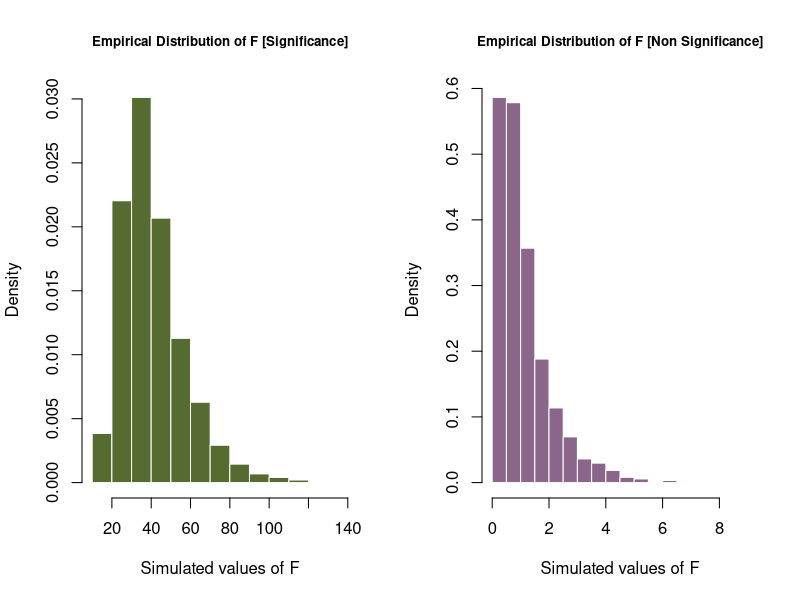
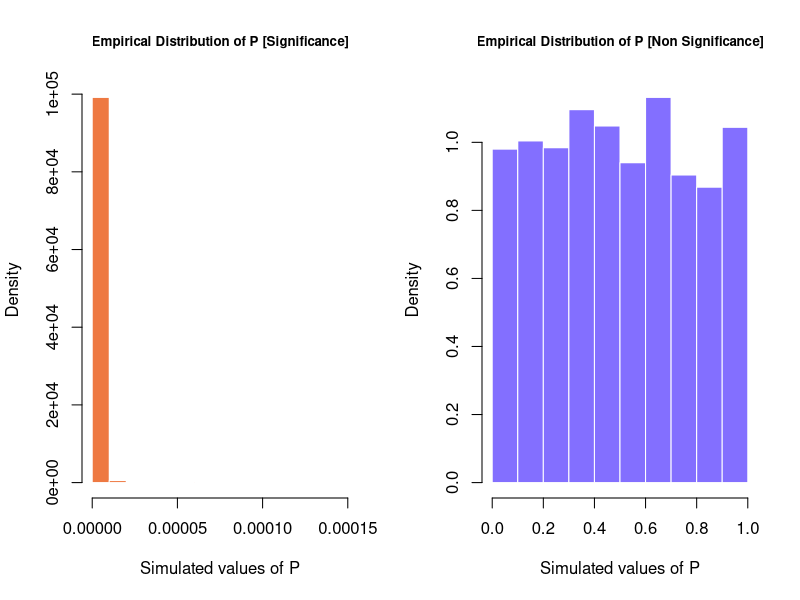
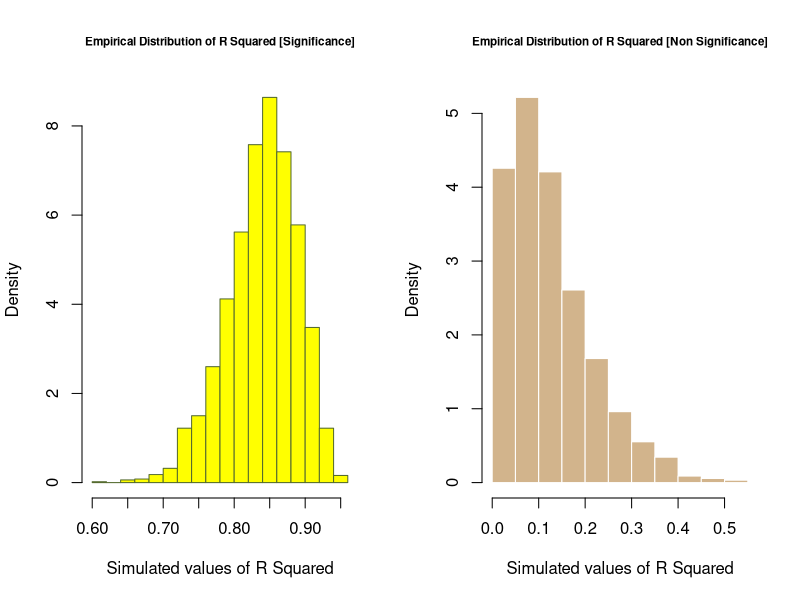
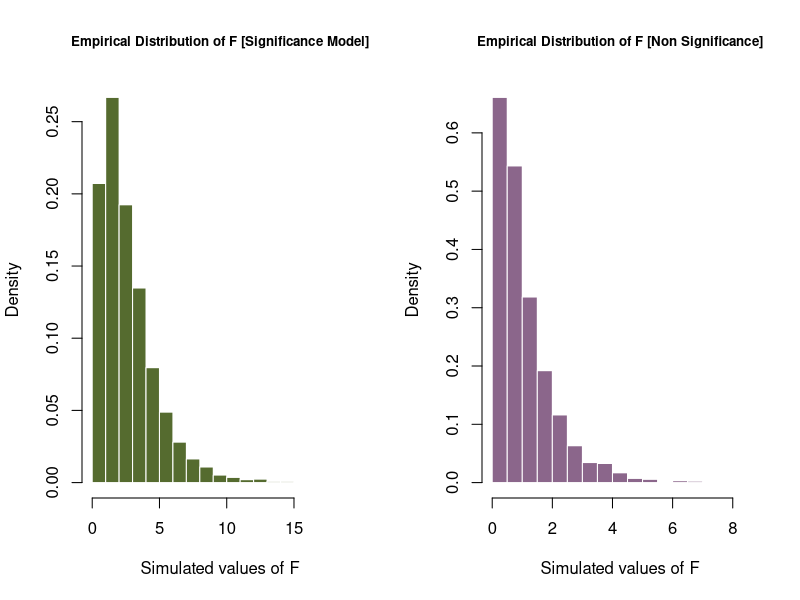
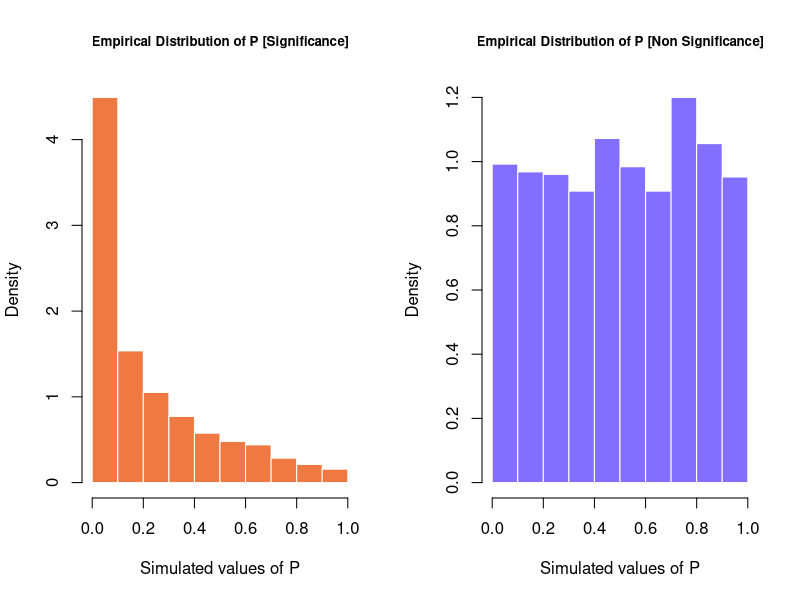
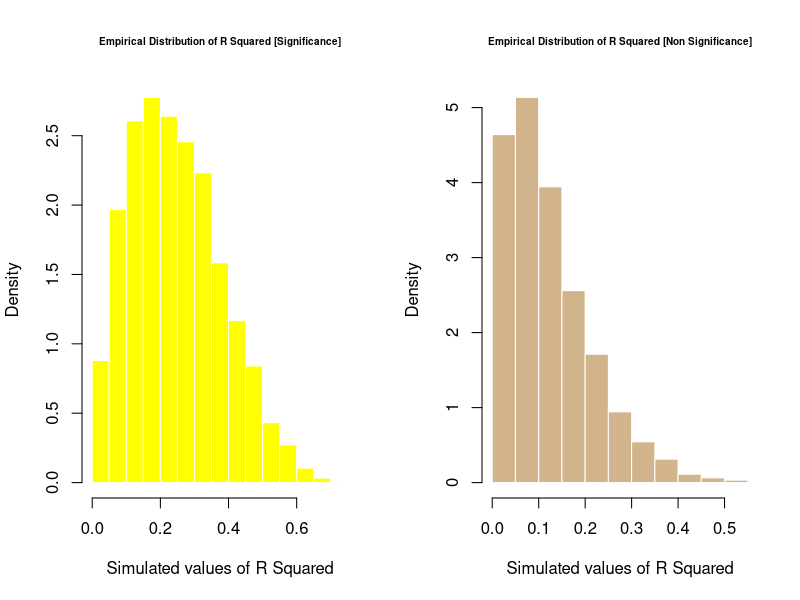
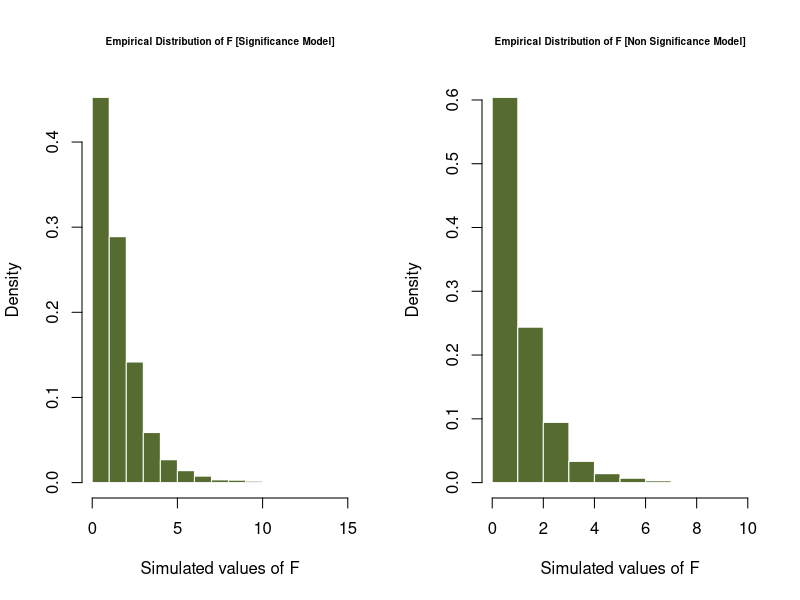
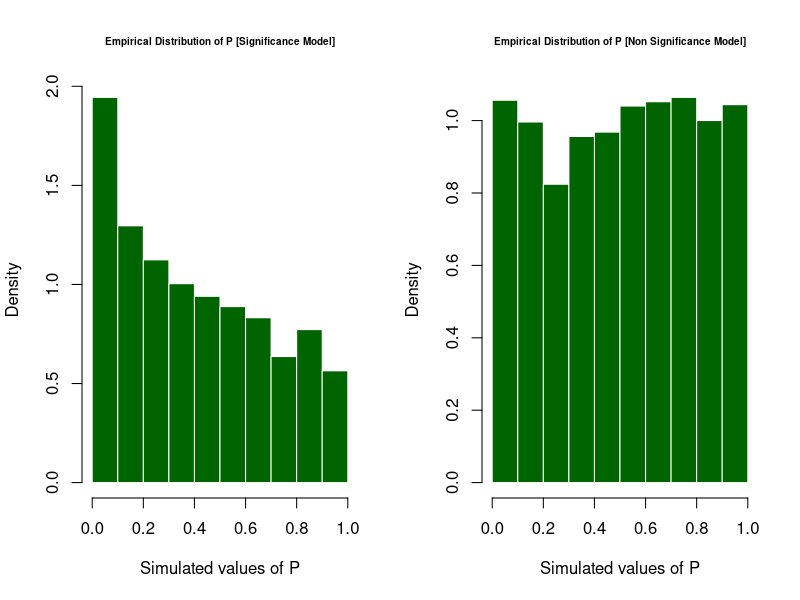

The R script that drew these images, in order: (Note: a time limit stopped this script after it produced the figures.)
## ---- chunk 1
birthday = 19770411
set.seed(birthday)

#Variable declaration
n = 25
sigma = c(1,5,10)
no_loop = 2500

#function to generate samples for both significance and non-significance model
mlr_sim = function(n_in,sd=1,signifincance_ind=1){
  exer_data = read.csv("study_1.csv")
  
  epsilon = rnorm(n_in,mean = 0,sd = sd)
  if (signifincance_ind){
    beta_0 = 3
    beta_1 = 1
    beta_2 = 1
    beta_3 = 1 
    exer_data[,1] = beta_0 + beta_1 * exer_data[,2] + beta_2 * exer_data[,3] + beta_3 * exer_data[,4] + epsilon
  }
  else {
    beta_0 = 3
    beta_1 = 0
    beta_2 = 0
    beta_3 = 0 
    exer_data[,1] = beta_0 + beta_1 * exer_data[,2] + beta_2 * exer_data[,3] + beta_3 * exer_data[,4] + epsilon
  }
  exer_data
}
## ---- chunk 2
birthday = 19770411
set.seed(birthday)

# Below code is to simulate the Significance Model 
model_significance = cbind(sigma_1_F=rep(0,no_loop),sigma_1_P=rep(0,no_loop),sigma_1_R_SQUARED=rep(0,no_loop),
                           sigma_5_F=rep(0,no_loop),sigma_5_P=rep(0,no_loop),sigma_5_R_SQUARED=rep(0,no_loop),
                           sigma_10_F=rep(0,no_loop),sigma_10_P=rep(0,no_loop),sigma_10_R_SQUARED=rep(0,no_loop))
extra_counter = 0

#Loop against each sigma to generate the anova for each simulation and populate the model_nsignificance
for(s in 1:length(sigma)){
  #print(paste("Sigma:",sigma[s]," extra_counter",extra_counter))
  for (i in 1:no_loop){
     mlr_data = mlr_sim(n,sigma[s],signifincance_ind = 1)
     null_model = lm(y~1,data = mlr_data)
     full_model = lm(y~x1+x2+x3,data = mlr_data)
     model_significance[i,s+extra_counter] = anova(null_model,full_model)$F[2]
     model_significance[i,s+extra_counter+1] = anova(null_model,full_model)$'Pr(>F)'[2]
     model_significance[i,s+extra_counter+2] = summary(full_model)$r.squared
  }
  extra_counter = extra_counter + 2
}
# Below code is to simulate the Non Significance Model 
model_nonsignificance = cbind(sigma_1_F=rep(0,no_loop),sigma_1_P=rep(0,no_loop),sigma_1_R_SQUARED=rep(0,no_loop),
                           sigma_5_F=rep(0,no_loop),sigma_5_P=rep(0,no_loop),sigma_5_R_SQUARED=rep(0,no_loop),
                           sigma_10_F=rep(0,no_loop),sigma_10_P=rep(0,no_loop),sigma_10_R_SQUARED=rep(0,no_loop))
extra_counter = 0
#Loop against each sigma to generate the anova for each simulation and populate the model_nonsignificance
for(s in 1:length(sigma)){
  print(paste("Sigma:",sigma[s]," extra_counter",extra_counter))
  for (i in 1:no_loop){
     mlr_data = mlr_sim(n,sigma[s],signifincance_ind = 0)
     null_model = lm(y~1,data = mlr_data)
     full_model = lm(y~x1+x2+x3,data = mlr_data)
     model_nonsignificance[i,s+extra_counter] = anova(null_model,full_model)$F[2]
     model_nonsignificance[i,s+extra_counter+1] = anova(null_model,full_model)$'Pr(>F)'[2]
     model_nonsignificance[i,s+extra_counter+2] = summary(full_model)$r.squared
  }
  extra_counter = extra_counter + 2
}
## ---- chunk 3
par(mfrow=c(1, 2))

hist(model_significance[,1],
     main = "Empirical Distribution of F [Significance]",
     cex.main = 0.8,
     xlab = "Simulated values of F",
     col = "darkolivegreen",
     border = "white",
     probability = TRUE
     )

hist(model_nonsignificance[,1],
     main = "Empirical Distribution of F [Non Significance]",
     cex.main = 0.8,     
     xlab = "Simulated values of F",
     col = "plum4",
     border = "white",
     probability = TRUE
     )
## ---- chunk 4
par(mfrow=c(1, 2))

hist(model_significance[,2],
     main = "Empirical Distribution of P [Significance]",
     cex.main = 0.8,     
     xlab = "Simulated values of P",
     col = "sienna2",
     border = "white",
     probability = TRUE
     )

hist(model_nonsignificance[,2],
     main = "Empirical Distribution of P [Non Significance]",
     cex.main = 0.8,     
     xlab = "Simulated values of P",
     col = "slateblue1",
     border = "white",
     probability = TRUE
     )
## ---- chunk 5
par(mfrow=c(1, 2))

hist(model_significance[,3],
     main = "Empirical Distribution of R Squared [Significance]",
     cex.main = 0.7,     
     xlab = "Simulated values of R Squared",
     col = "yellow",
     border = "darkolivegreen",
     probability = TRUE
     )

hist(model_nonsignificance[,3],
     main = "Empirical Distribution of R Squared [Non Significance]",
     cex.main = 0.7,     
     xlab = "Simulated values of R Squared",
     col = "tan",
     border = "white",
     probability = TRUE
     )
## ---- chunk 6
par(mfrow=c(1, 2))

hist(model_significance[,4],
     main = "Empirical Distribution of F [Significance Model]",
     cex.main = 0.8,
     xlab = "Simulated values of F",
     col = "darkolivegreen",
     border = "white",
     probability = TRUE
     )

hist(model_nonsignificance[,4],
     main = "Empirical Distribution of F [Non Significance]",
     cex.main = 0.8,
     xlab = "Simulated values of F",
     col = "plum4",
     border = "white",
     probability = TRUE
     )
## ---- chunk 7
par(mfrow=c(1, 2))

hist(model_significance[,5],
     main = "Empirical Distribution of P [Significance]",
     cex.main = 0.8,
     xlab = "Simulated values of P",
     col = "sienna2",
     border = "white",
     probability = TRUE
     )

hist(model_nonsignificance[,5],
     main = "Empirical Distribution of P [Non Significance]",
     cex.main = 0.8,
     xlab = "Simulated values of P",
     col = "slateblue1",
     border = "white",
     probability = TRUE
     )
## ---- chunk 8
par(mfrow=c(1, 2))

hist(model_significance[,6],
     main = "Empirical Distribution of R Squared [Significance]",
     cex.main = 0.6,
     xlab = "Simulated values of R Squared",
     col = "yellow",
     border = "white",
     probability = TRUE
     )

hist(model_nonsignificance[,6],
     main = "Empirical Distribution of R Squared [Non Significance]",
     cex.main = 0.6,     
     xlab = "Simulated values of R Squared",
     col = "tan",
     border = "white",
     probability = TRUE
     )
## ---- chunk 9
par(mfrow=c(1, 2))

hist(model_significance[,7],
     main = "Empirical Distribution of F [Significance Model]",
     cex.main = 0.6,
     xlab = "Simulated values of F",
     col = "darkolivegreen",
     border = "white",
     probability = TRUE     
     )


hist(model_nonsignificance[,7],
     main = "Empirical Distribution of F [Non Significance Model]",
     cex.main = 0.6,
     xlab = "Simulated values of F",
     col = "darkolivegreen",
     border = "white",
     probability = TRUE     
     )
## ---- chunk 10
par(mfrow=c(1, 2))

hist(model_significance[,8],
     main = "Empirical Distribution of P [Significance Model]",
     cex.main = 0.6,
     xlab = "Simulated values of P",
     col = "darkgreen",
     border = "white",
     probability = TRUE     
     )

hist(model_nonsignificance[,8],
     main = "Empirical Distribution of P [Non Significance Model]",
     cex.main = 0.6,
     xlab = "Simulated values of P",
     col = "darkgreen",
     border = "white",
     probability = TRUE
     )
## ---- chunk 11
par(mfrow=c(1, 2))

hist(model_significance[,9],
     main = "Empirical Distribution of R Squared [Significance Model]",
     cex.main = 0.6,
     xlab = "Simulated values of R Squared",
     col = "darkcyan",
     border = "white",
     probability = TRUE     
     )

hist(model_nonsignificance[,9],
     main = "Empirical Distribution of R Squared [Non Significance Model]",
     cex.main = 0.6,
     xlab = "Simulated values of R Squared",
     col = "darkcyan",
     border = "white",
     probability = TRUE     
     )
## ---- chunk 12
curve(df(x, df1=3, df2=21),
      xlab = "Probability",
      ylab = "Frequency",
      main = "True Distribution of F Test(F Dstribution)",
      lwd=3,
      col = "darkgreen")
## ---- chunk 13
hist(pnorm(rnorm(25,mean = 3, sd = 1),mean=3,sd=1),
     xlab = "Probability",
     ylab = "Desnity",
     main = "True Distribution of P val (Uniform Distribution)",     
     breaks = 10,
     col = "orange",
     border = "white",
     probability = TRUE)
## ---- chunk 14
curve(dbeta(x, (4-1)/2, (25-4)/2),
      xlab = "Probability",
      ylab = "Frequency",
      main = "True Distribution of R Squared (Beta distribution)",      
      lwd = 3,
      col = "palevioletred4")
## ---- chunk 15
hist(model_nonsignificance[,1],
     main = "Empirical Distribution of F (Sigma = 1) [Non Significance Model]",
     cex.main = 0.6,
     xlab = "Simulated values of F",
     col = "darkolivegreen1",
     border = "white",
     probability = TRUE
     )
curve(df(x, df1=3, df2=21),
      lwd=3,
      col = "darkgreen",
      add = TRUE)
## ---- chunk 16
par(mfrow=c(1, 2))

hist(model_nonsignificance[,2],
     main = "Empirical Distribution of P [Non Significance Model]",
     cex.main = 0.8,
     breaks = 10,     
     xlab = "Simulated values of P",
     col = "deepskyblue1",
     border = "white",
     probability = TRUE
     )

hist(pnorm(rnorm(25,mean = 3, sd = 1),mean=3,sd=1),
     xlab = "Probability",
     ylab = "Density",
     main = "True Distribution of P val (Uniform Distribution)",     
     cex.main = 0.8,
     breaks = 10,
     col = "orange",
     border = "white",
     probability = TRUE)
## ---- chunk 17
hist(model_nonsignificance[,3],
     main = "Empirical Distribution of R Squared (Sigma = 1) [Non Significance Model]",
     cex.main = 0.8,
     xlab = "Simulated values of R Squared",
     col = "palevioletred1",
     border = "white",
     probability = TRUE
     )
curve(dbeta(x, (4-1)/2, (25-4)/2),
      lwd = 3,
      col = "palevioletred4",
      add = TRUE)
## ---- chunk 18
plot(model_significance[,3],col="dodgerblue",ylim=c(0,1),lty=1,xlab="R Squared Simulation Index",ylab="R Squared Value",main = "R Squared ~ Sigma")
points(model_significance[,6],col="green",lty=2)
points(model_significance[,9],col="red",lty=3)
legend("topright",legend=c("sigma=1","sigma=5","sigma=10"),col=c("dodgerblue","green","red"),lty=c(1,2,3))
## ---- chunk 19
birthday = 19770411
set.seed(birthday)

#Declaration
beta_0 = 0
beta_1 = 5
beta_2 = -4
beta_3 = 1.6
beta_4 = -1.1
beta_5 = 0.7
beta_6 = 0.3
n = 500
no_loop = 1000
sigma = c(1,2,4)
sig_data = read.csv("study_2.csv")

#Function to generate the sample data
mlr_sim = function(data,sd=1){
  epsilon = rnorm(n,mean = 0,sd = sd)
  data[,1] = beta_0 + beta_1 * data[,2] + beta_2 * data[,3] + beta_3 * data[,4] + beta_4 * data[,5] + beta_5 * data[,6] + beta_6 * data[,7] + epsilon
  data
}

#Defining the Train Matrix to stored the TRAIN RMSE
train_rmse_model1_mat = cbind(sigma_1=rep(0,no_loop),sigma_2=rep(0,no_loop),sigma_4=rep(0,no_loop))
train_rmse_model2_mat = cbind(sigma_1=rep(0,no_loop),sigma_2=rep(0,no_loop),sigma_4=rep(0,no_loop))
train_rmse_model3_mat = cbind(sigma_1=rep(0,no_loop),sigma_2=rep(0,no_loop),sigma_4=rep(0,no_loop))
train_rmse_model4_mat = cbind(sigma_1=rep(0,no_loop),sigma_2=rep(0,no_loop),sigma_4=rep(0,no_loop))
train_rmse_model5_mat = cbind(sigma_1=rep(0,no_loop),sigma_2=rep(0,no_loop),sigma_4=rep(0,no_loop))
train_rmse_model6_mat = cbind(sigma_1=rep(0,no_loop),sigma_2=rep(0,no_loop),sigma_4=rep(0,no_loop))
train_rmse_model7_mat = cbind(sigma_1=rep(0,no_loop),sigma_2=rep(0,no_loop),sigma_4=rep(0,no_loop))
train_rmse_model8_mat = cbind(sigma_1=rep(0,no_loop),sigma_2=rep(0,no_loop),sigma_4=rep(0,no_loop))
train_rmse_model9_mat = cbind(sigma_1=rep(0,no_loop),sigma_2=rep(0,no_loop),sigma_4=rep(0,no_loop))

#Defining the Test Matrix to stored the TESE RMSE
test_rmse_model1_mat = cbind(sigma_1=rep(0,no_loop),sigma_2=rep(0,no_loop),sigma_4=rep(0,no_loop))
test_rmse_model2_mat = cbind(sigma_1=rep(0,no_loop),sigma_2=rep(0,no_loop),sigma_4=rep(0,no_loop))
test_rmse_model3_mat = cbind(sigma_1=rep(0,no_loop),sigma_2=rep(0,no_loop),sigma_4=rep(0,no_loop))
test_rmse_model4_mat = cbind(sigma_1=rep(0,no_loop),sigma_2=rep(0,no_loop),sigma_4=rep(0,no_loop))
test_rmse_model5_mat = cbind(sigma_1=rep(0,no_loop),sigma_2=rep(0,no_loop),sigma_4=rep(0,no_loop))
test_rmse_model6_mat = cbind(sigma_1=rep(0,no_loop),sigma_2=rep(0,no_loop),sigma_4=rep(0,no_loop))
test_rmse_model7_mat = cbind(sigma_1=rep(0,no_loop),sigma_2=rep(0,no_loop),sigma_4=rep(0,no_loop))
test_rmse_model8_mat = cbind(sigma_1=rep(0,no_loop),sigma_2=rep(0,no_loop),sigma_4=rep(0,no_loop))
test_rmse_model9_mat = cbind(sigma_1=rep(0,no_loop),sigma_2=rep(0,no_loop),sigma_4=rep(0,no_loop))
train_rmse_mat = cbind(sigma_1=rep(0,9),sigma_2=rep(0,9),sigma_4=rep(0,9))
test_rmse_mat = cbind(sigma_1=rep(0,9),sigma_2=rep(0,9),sigma_4=rep(0,9))

#model counter variable to increase the index of the column in the matrix
model1_counter_all_sigma = 0 
model2_counter_all_sigma = 0 
model3_counter_all_sigma = 0 
model4_counter_all_sigma = 0 
model5_counter_all_sigma = 0 
model6_counter_all_sigma = 0 
model7_counter_all_sigma = 0 
model8_counter_all_sigma = 0 
model9_counter_all_sigma = 0 
  
#Looping through the each sigma to simulate for each 9 models
for(s in 1:length(sigma)){
  for(i in 1:no_loop){
    #epsilon = rnorm(n,mean = 0, sd = sigma[s])
    mlr_data=mlr_sim(sig_data,sd=sigma[s])
    
    #Split the Data into Train Data (Random)
    trn_idx = sample(1:nrow(mlr_data), 250)
    n_test = nrow(mlr_data) - length(trn_idx)

    #Model Creation    
    model1 = lm(y~x1,data=mlr_data[trn_idx,])
    model2 = lm(y~x1+x2,data=mlr_data[trn_idx,])
    model3 = lm(y~x1+x2+x3,data=mlr_data[trn_idx,])
    model4 = lm(y~x1+x2+x3+x4,data=mlr_data[trn_idx,])
    model5 = lm(y~x1+x2+x3+x4+x5,data=mlr_data[trn_idx,])
    model6 = lm(y~x1+x2+x3+x4+x5+x6,data=mlr_data[trn_idx,])
    model7 = lm(y~x1+x2+x3+x4+x5+x6+x7,data=mlr_data[trn_idx,])
    model8 = lm(y~x1+x2+x3+x4+x5+x6+x7+x8,data=mlr_data[trn_idx,])
    model9 = lm(y~x1+x2+x3+x4+x5+x6+x7+x8+x9,data=mlr_data[trn_idx,])
    
    #Predict the Test Data for th 9 model
    newdata_model1 = subset(mlr_data[-trn_idx,],select=c("x1"))
    newdata_model2 = subset(mlr_data[-trn_idx,],select=c("x1","x2"))
    newdata_model3 = subset(mlr_data[-trn_idx,],select=c("x1","x2","x3"))
    newdata_model4 = subset(mlr_data[-trn_idx,],select=c("x1","x2","x3","x4"))
    newdata_model5 = subset(mlr_data[-trn_idx,],select=c("x1","x2","x3","x4","x5"))
    newdata_model6 = subset(mlr_data[-trn_idx,],select=c("x1","x2","x3","x4","x5","x6"))
    newdata_model7 = subset(mlr_data[-trn_idx,],select=c("x1","x2","x3","x4","x5","x6","x7"))
    newdata_model8 = subset(mlr_data[-trn_idx,],select=c("x1","x2","x3","x4","x5","x6","x7","x8"))
    newdata_model9 = subset(mlr_data[-trn_idx,],select=c("x1","x2","x3","x4","x5","x6","x7","x8","x9"))    
    
    #Train RMSE
    train_rmse_model1 = sqrt(sum((mlr_data[trn_idx,]$y - predict(model1))^2) / length(trn_idx))
    train_rmse_model2 = sqrt(sum((mlr_data[trn_idx,]$y - predict(model2))^2) / length(trn_idx))
    train_rmse_model3 = sqrt(sum((mlr_data[trn_idx,]$y - predict(model3))^2) / length(trn_idx))
    train_rmse_model4 = sqrt(sum((mlr_data[trn_idx,]$y - predict(model4))^2) / length(trn_idx))
    train_rmse_model5 = sqrt(sum((mlr_data[trn_idx,]$y - predict(model5))^2) / length(trn_idx))
    train_rmse_model6 = sqrt(sum((mlr_data[trn_idx,]$y - predict(model6))^2) / length(trn_idx))
    train_rmse_model7 = sqrt(sum((mlr_data[trn_idx,]$y - predict(model7))^2) / length(trn_idx))
    train_rmse_model8 = sqrt(sum((mlr_data[trn_idx,]$y - predict(model8))^2) / length(trn_idx))
    train_rmse_model9 = sqrt(sum((mlr_data[trn_idx,]$y - predict(model9))^2) / length(trn_idx))
    train_rmse_model1_mat[i,s] = train_rmse_model1
    train_rmse_model2_mat[i,s] = train_rmse_model2
    train_rmse_model3_mat[i,s] = train_rmse_model3
    train_rmse_model4_mat[i,s] = train_rmse_model4
    train_rmse_model5_mat[i,s] = train_rmse_model5
    train_rmse_model6_mat[i,s] = train_rmse_model6
    train_rmse_model7_mat[i,s] = train_rmse_model7
    train_rmse_model8_mat[i,s] = train_rmse_model8
    train_rmse_model9_mat[i,s] = train_rmse_model9    
    
    #Test RMSE    
    test_rmse_model1 = sqrt(sum((mlr_data[-trn_idx,]$y - predict(model1,newdata=newdata_model1))^2) / n_test)
    test_rmse_model2 = sqrt(sum((mlr_data[-trn_idx,]$y - predict(model2,newdata=newdata_model2))^2) / n_test)
    test_rmse_model3 = sqrt(sum((mlr_data[-trn_idx,]$y - predict(model3,newdata=newdata_model3))^2) / n_test)
    test_rmse_model4 = sqrt(sum((mlr_data[-trn_idx,]$y - predict(model4,newdata=newdata_model4))^2) / n_test)
    test_rmse_model5 = sqrt(sum((mlr_data[-trn_idx,]$y - predict(model5,newdata=newdata_model5))^2) / n_test)
    test_rmse_model6 = sqrt(sum((mlr_data[-trn_idx,]$y - predict(model6,newdata=newdata_model6))^2) / n_test)
    test_rmse_model7 = sqrt(sum((mlr_data[-trn_idx,]$y - predict(model7,newdata=newdata_model7))^2) / n_test)
    test_rmse_model8 = sqrt(sum((mlr_data[-trn_idx,]$y - predict(model8,newdata=newdata_model8))^2) / n_test)
    test_rmse_model9 = sqrt(sum((mlr_data[-trn_idx,]$y - predict(model9,newdata=newdata_model9))^2) / n_test)
    test_rmse_model1_mat[i,s] = test_rmse_model1
    test_rmse_model2_mat[i,s] = test_rmse_model2
    test_rmse_model3_mat[i,s] = test_rmse_model3
    test_rmse_model4_mat[i,s] = test_rmse_model4
    test_rmse_model5_mat[i,s] = test_rmse_model5
    test_rmse_model6_mat[i,s] = test_rmse_model6
    test_rmse_model7_mat[i,s] = test_rmse_model7
    test_rmse_model8_mat[i,s] = test_rmse_model8
    test_rmse_model9_mat[i,s] = test_rmse_model9

    #Increase the Model Counter
    model1_counter_all_sigma = model1_counter_all_sigma + 1
    model2_counter_all_sigma = model2_counter_all_sigma + 1
    model3_counter_all_sigma = model3_counter_all_sigma + 1 
    model4_counter_all_sigma = model4_counter_all_sigma + 1 
    model5_counter_all_sigma = model5_counter_all_sigma + 1
    model6_counter_all_sigma = model6_counter_all_sigma + 1 
    model7_counter_all_sigma = model7_counter_all_sigma + 1
    model8_counter_all_sigma = model8_counter_all_sigma + 1
    model9_counter_all_sigma = model9_counter_all_sigma + 1
  }
}

#Print the message of Number of times the each model (1/2/3/4/5/6/7/8/9) is being trained for each value of sigma
print (paste("Number of times the model : 1 trained for alpha:",sigma[s]," is: ",model1_counter_all_sigma))
print (paste("Number of times the model : 2 trained for alpha:",sigma[s]," is: ",model2_counter_all_sigma))
print (paste("Number of times the model : 3 trained for alpha:",sigma[s]," is: ",model3_counter_all_sigma))
print (paste("Number of times the model : 4 trained for alpha:",sigma[s]," is: ",model4_counter_all_sigma))
print (paste("Number of times the model : 5 trained for alpha:",sigma[s]," is: ",model5_counter_all_sigma))
print (paste("Number of times the model : 6 trained for alpha:",sigma[s]," is: ",model6_counter_all_sigma))  
print (paste("Number of times the model : 7 trained for alpha:",sigma[s]," is: ",model7_counter_all_sigma))  
print (paste("Number of times the model : 8 trained for alpha:",sigma[s]," is: ",model8_counter_all_sigma))  
print (paste("Number of times the model : 9 trained for alpha:",sigma[s]," is: ",model9_counter_all_sigma))  
  
#Average out the Train RMSE / Test RMSE for each value of sigma
for(s in 1:length(sigma)){
  train_rmse_mat[1,s] = mean(train_rmse_model1_mat[,s])
  train_rmse_mat[2,s] = mean(train_rmse_model2_mat[,s])
  train_rmse_mat[3,s] = mean(train_rmse_model3_mat[,s])
  train_rmse_mat[4,s] = mean(train_rmse_model4_mat[,s])
  train_rmse_mat[5,s] = mean(train_rmse_model5_mat[,s])
  train_rmse_mat[6,s] = mean(train_rmse_model6_mat[,s])
  train_rmse_mat[7,s] = mean(train_rmse_model7_mat[,s])
  train_rmse_mat[8,s] = mean(train_rmse_model8_mat[,s])
  train_rmse_mat[9,s] = mean(train_rmse_model9_mat[,s])  
  
  test_rmse_mat[1,s] = mean(test_rmse_model1_mat[,s])
  test_rmse_mat[2,s] = mean(test_rmse_model2_mat[,s])
  test_rmse_mat[3,s] = mean(test_rmse_model3_mat[,s])
  test_rmse_mat[4,s] = mean(test_rmse_model4_mat[,s])
  test_rmse_mat[5,s] = mean(test_rmse_model5_mat[,s])
  test_rmse_mat[6,s] = mean(test_rmse_model6_mat[,s])
  test_rmse_mat[7,s] = mean(test_rmse_model7_mat[,s])
  test_rmse_mat[8,s] = mean(test_rmse_model8_mat[,s])
  test_rmse_mat[9,s] = mean(test_rmse_model9_mat[,s])
}
## ---- chunk 20
plot(seq(1,9), train_rmse_mat[,1], type="o", col="blue", pch="o", lty=1,main="Train, Test MSE for Sigma = 1",xlab = "MODEL SIZE",ylab = "RMSE")
points(seq(1,9), test_rmse_mat[,1], col="red", pch=8)
lines(seq(1,9), test_rmse_mat[,1], col="red",lty=2)
legend("topright",legend=c("train rmse","test rmse"), col=c("blue","red"),pch=c("o","*"),lty=c(1,2), ncol=1)
## ---- chunk 21
plot(seq(1,9), train_rmse_mat[,2], type="o", col="blue", pch="o", lty=1,main="Train, Test MSE for Sigma = 2",xlab = "MODEL SIZE",ylab = "RMSE")
points(seq(1,9), test_rmse_mat[,2], col="red", pch=8)
lines(seq(1,9), test_rmse_mat[,2], col="red",lty=2)
legend("topright",legend=c("train rmse","test rmse"), col=c("blue","red"),pch=c("o","*"),lty=c(1,2), ncol=1)
## ---- chunk 22
plot(seq(1,9), train_rmse_mat[,3], type="o", col="blue", pch="o", lty=1,main="Train, Test MSE for Sigma = 4",xlab = "MODEL SIZE",ylab = "RMSE")
points(seq(1,9), test_rmse_mat[,3], col="red", pch=8)
lines(seq(1,9), test_rmse_mat[,3], col="red",lty=2)
legend("topright",legend=c("train rmse","test rmse"), col=c("blue","red"),pch=c("o","*"),lty=c(1,2), ncol=1)
## ---- chunk 23
plot(test_rmse_model1_mat[,1],col="dodgerblue",ylim=(c(0.8,3)),pch=1,lty=1,xlab = "Index", ylab = "RMSE")
points(test_rmse_model2_mat[,1], col="orangered",ylim=(c(0.8,3)),pch=1,lty=2)
points(test_rmse_model3_mat[,1], col="blue4",ylim=(c(0.8,3)),pch=1,lty=3)
points(test_rmse_model4_mat[,1], col="limegreen",ylim=(c(0.8,3)),pch=1,lty=3)
points(test_rmse_model5_mat[,1], col="orange",ylim=(c(0.8,3)),pch=1,lty=4)
points(test_rmse_model6_mat[,1], col="darkorchid",ylim=(c(0.8,3)),pch=6,lty=5)
points(test_rmse_model7_mat[,1], col="violetred",ylim=(c(0.8,3)),pch=1,lty=6)
points(test_rmse_model8_mat[,1], col="tan3",ylim=(c(0.8,3)),pch=1,lty=7)
points(test_rmse_model9_mat[,1], col="deeppink",ylim=(c(0.8,3)),pch=1,lty=8)
legend("topright",legend=c("Model1","Model2","Model3","Model4","Model5","Model6","Model7","Model8","Model9"),col=c("dodgerblue","orangered","blue4","limegreen","orange","darkorchid","violetred","tan3","deeppink"),lty=c(1,2,3,4,5,6,7,8,9))
## ---- chunk 24
plot(test_rmse_model3_mat[,1], col="dodgerblue",ylim=(c(0.9,1.3)),pch=1,lty=3,xlab="Indx",ylab="RMSE")
points(test_rmse_model4_mat[,1], col="limegreen",ylim=(c(0.9,1.3)),pch=1,lty=3)
points(test_rmse_model5_mat[,1], col="orange",ylim=(c(0.9,1.3)),pch=1,lty=4)
points(test_rmse_model6_mat[,1], col="darkorchid",ylim=(c(0.9,1.3)),pch=8,lty=5)
points(test_rmse_model7_mat[,1], col="violetred",ylim=(c(0.9,1.3)),pch=1,lty=6)
points(test_rmse_model8_mat[,1], col="tan3",ylim=(c(0.9,1.3)),pch=1,lty=7)
points(test_rmse_model9_mat[,1], col="deeppink",ylim=(c(0.9,1.3)),pch=1,lty=8)
legend("topright",legend=c("Model3","Model4","Model5","Model6","Model7","Model8","Model9"),col=c("blue4","limegreen","orange","darkorchid","violetred","tan3","deeppink"),pch=c(1,1,1,8,1,1),lty=c(3,4,5,6,7,8,9))
## ---- chunk 25
plot(seq(1,9), test_rmse_mat[,1], type="o", col="chartreuse4", pch=8, lty=1,main="Sigma = 1",xlab = "MODEL SIZE",ylab = "RMSE")
points(6, min(test_rmse_mat[,1]), col="chartreuse4",pch=16,cex=3) #This is to highlight the point where the RMSE is minimum for sigma = 1
## ---- chunk 26
plot(seq(1,9), test_rmse_mat[,2], type="o", col="blue4", pch="*", lty=1,main="Sigma = 2",xlab = "MODEL SIZE",ylab = "RMSE")
points(6, min(test_rmse_mat[,2]), col="blue4",pch=16,cex=3) #This is to highlight the point where the RMSE is minimum for sigma = 2
## ---- chunk 27
plot(seq(1,9), test_rmse_mat[,3], type="o", col="red", pch="*", lty=1,main="Sigma = 4",xlab = "MODEL SIZE",ylab = "RMSE")
points(6, min(test_rmse_mat[,3]), col="red",pch=16,cex=3) #This is to highlight the point where the RMSE is minimum for sigma = 4
## ---- chunk 28
plot(seq(1,9), test_rmse_mat[,3], col="red",lty=1,ylim=c(0.5,5),xlab="MODEL SIZE",ylab="RMSE")
lines(seq(1,9), test_rmse_mat[,3], col="red",lty=1)
points(6, min(test_rmse_mat[,3]), col="red",pch=16,cex=3) #This is to highlight the point where the RMSE is minimum for sigma = 4
points(seq(1,9), test_rmse_mat[,2], col="blue4",lty=2)
lines(seq(1,9), test_rmse_mat[,2], col="blue4",lty=2)
points(6, min(test_rmse_mat[,2]), col="blue4",pch=16,cex=3) #This is to highlight the point where the RMSE is minimum for sigma = 2
points(seq(1,9), test_rmse_mat[,1], col="chartreuse4",lty=3)
lines(seq(1,9), test_rmse_mat[,1], col="chartreuse4",lty=3)
points(6, min(test_rmse_mat[,1]), col="chartreuse4",pch=16,cex=3) #This is to highlight the point where the RMSE is minimum for sigma = 1
legend("topright",legend=c("sigma = 4","sigma = 2","simga = 1"),col=c("red","blue4","chartreuse4"),lty=c(1,2,3))
## ---- chunk 29
birthday = 19770411
set.seed(birthday)

alpha = 0.05
beta_1 = seq(from=-2,to=2,by=0.1)
sigma = c(1,2,4)
n = c(10,20,30)
no_loop = 1000

#simple linear regression(SLR) Function to create sample data
slr_sim = function(n_in,sd=1,beta_1_in=-2){
  x_values = seq(0, 5, length = n_in)
  epsilon = rnorm(n_in,mean = 0,sd = sd)
  y = beta_1_in * x_values + epsilon
  data.frame(predictor = x_values,response=y)
}

#Matrix to store the Power of the simulated models
model_sim = cbind(beta_1_sim_val=rep(0,length(beta_1)),n_10_sigma_1=rep(0,length(beta_1)),n_20_sigma_1=rep(0,length(beta_1)),n_30_sigma_1=rep(0,length(beta_1)),n_10_sigma_2=rep(0,length(beta_1)),n_20_sigma_2=rep(0,length(beta_1)),n_30_sigma_2=rep(0,length(beta_1)),n_10_sigma_4=rep(0,length(beta_1)),n_20_sigma_4=rep(0,length(beta_1)),n_30_sigma_1=rep(0,length(beta_1)))

model_sim[,1] = seq(from=-2,to=2,by=0.1)
extra_counter = 0

#Loop to iterate over Sigma, number of samples, beta_1 values and 1000 simulations to extract and store the Power values
run_counter = 0
for(s in 1:length(sigma)){ #sigma = c(1,2,4)
  for (n_s in 1:length(n)){ #n = c(10,20,30)
    for (b in 1:length(beta_1)){ # beta_1 = seq(from=-2,to=2,by=0.1)
      tot_sum_signifincace_sim = 0
      run_counter = run_counter + 1      
      for(i in 1:no_loop){
        slr_data = slr_sim(n_in = n[n_s], sd = sigma[s], beta_1_in = beta_1[b] )
        model = lm(response~predictor, data = slr_data)
        model_p_val = summary(model)$coefficient[2,4]
        tot_sum_signifincace_sim = tot_sum_signifincace_sim + ifelse(model_p_val<alpha,1,0)
      }
      power_sim_beta = tot_sum_signifincace_sim / no_loop
      model_sim[b,s+n_s+extra_counter] = power_sim_beta    
      print (paste(run_counter," Sigma:",sigma[s]," n:",n[n_s]," beta_1:",beta_1[b]," Signifiance_Sum:",tot_sum_signifincace_sim, " Power:",power_sim_beta))
    }
  }
  extra_counter = extra_counter + 2
}
## ---- chunk 30
#Below code plot the effect of Signal (β1) against the Power for noise of sigma = 1 against all sample size (10,20 and 30)
plot(model_sim[,1],model_sim[,2], type="o", col="dodgerblue", pch=1, lty=1,main="Sigma = 1",xlab = "beta_1",ylab = "Power")
points(model_sim[,1], model_sim[,3], col="red", pch=8,lty=2)
lines(model_sim[,1], model_sim[,3], col="red",lty=2)
points(model_sim[,1], model_sim[,4], col="darkorchid", pch=16,lty=3)
lines(model_sim[,1], model_sim[,4], col="darkorchid",lty=3)
legend("topright",legend=c("n = 10","n = 20"," n = 30"),col=c("dodgerblue","red","darkorchid"),pch=c(1,8,16),lty=c(1,2,3))
## ---- chunk 31
plot(model_sim[,1],model_sim[,5], type="o", col="dodgerblue", pch=1, lty=1,main="Sigma = 2",xlab = "beta_1",ylab = "Power")
points(model_sim[,1], model_sim[,6], col="red", pch=8,lty=2)
lines(model_sim[,1], model_sim[,6], col="red",lty=2)
points(model_sim[,1], model_sim[,7], col="darkorchid", pch=16,lty=3)
lines(model_sim[,1], model_sim[,7], col="darkorchid",lty=3)
legend("topright",legend=c("n = 10","n = 20"," n = 30"),col=c("dodgerblue","red","darkorchid"),pch=c(1,8,16),lty=c(1,2,3))
## ---- chunk 32
plot(model_sim[,1],model_sim[,8], type="o", col="dodgerblue", pch=1, lty=1,main="Sigma = 4",xlab = "beta_1",ylab = "Power",ylim=c(0,1))
points(model_sim[,1], model_sim[,9], col="red", pch=8,lty=2)
lines(model_sim[,1], model_sim[,9], col="red",lty=2)
points(model_sim[,1], model_sim[,10], col="darkorchid", pch=16,lty=3)
lines(model_sim[,1], model_sim[,10], col="darkorchid",lty=3)
legend("topright",legend=c("n = 10","n = 20"," n = 30"),col=c("dodgerblue","red","darkorchid"),pch=c(1,8,16),lty=c(1,2,3))
## ---- chunk 33
plot(model_sim[,1],model_sim[,2], type="o", col="dodgerblue", pch=1, lty=1,main="Effect of sigma (1,2,4) on the Power",xlab = "beta_1",ylab = "Power")
points(model_sim[,1], model_sim[,3], col="dodgerblue", pch=1,lty=1)
lines(model_sim[,1], model_sim[,3], col="dodgerblue",lty=1)
points(model_sim[,1], model_sim[,4], col="dodgerblue", pch=1,lty=1)
lines(model_sim[,1], model_sim[,4], col="dodgerblue",lty=1)

points(model_sim[,1],model_sim[,5], type="o", col="green", pch=1, lty=2)
lines(model_sim[,1],model_sim[,5], type="o", col="green", pch=1, lty=2)
points(model_sim[,1], model_sim[,6], col="green", pch=1,lty=2)
lines(model_sim[,1], model_sim[,6], col="green",lty=2)
points(model_sim[,1], model_sim[,7], col="green", pch=1,lty=2)
lines(model_sim[,1], model_sim[,7], col="green",lty=2)

points(model_sim[,1],model_sim[,8], type="o", col="red", pch=1, lty=3)
lines(model_sim[,1],model_sim[,8], type="o", col="red", pch=1, lty=3)
points(model_sim[,1], model_sim[,9], col="red", pch=1,lty=3)
lines(model_sim[,1], model_sim[,9], col="red",lty=3)
points(model_sim[,1], model_sim[,10], col="red", pch=1,lty=3)
lines(model_sim[,1], model_sim[,10], col="red",lty=3)
legend("topright",legend=c("sigma=1,n=10,20,30","sigma=2,n=10,20,30","sigma=3,n=10,20,30"),col=c("dodgerblue","green","darkorchid","red"),pch=c(1,1,1),lty=c(1,2,3))
## ---- chunk 34
par(mfrow=c(2, 2))

plot(model_sim[,1],model_sim[,2], type="o", col="deeppink", pch=1, lty=1,main="Sigma=1",xlab = "beta_1",ylab = "Power")
points(model_sim[,1], model_sim[,3], col="darkolivegreen4", pch=1,lty=2)
lines(model_sim[,1], model_sim[,3], col="darkolivegreen4",lty=2)
points(model_sim[,1], model_sim[,4], col="blueviolet", pch=1,lty=3)
lines(model_sim[,1], model_sim[,4], col="blueviolet",lty=3)
legend("topright",legend=c("n=10","n=20","n=30"),col=c("deeppink","darkolivegreen4","blueviolet"),pch=c(1,1,1),lty=c(1,2,3))

plot(model_sim[,1],model_sim[,5], type="o", col="deeppink", pch=1, lty=1,main="Sigma=2",xlab = "beta_1",ylab = "Power")
#points(model_sim[,1],model_sim[,5], type="o", col="deeppink", pch=1, lty=1)
lines(model_sim[,1],model_sim[,5], type="o", col="deeppink", pch=1, lty=1)
points(model_sim[,1], model_sim[,6], col="darkolivegreen4", pch=1,lty=2)
lines(model_sim[,1], model_sim[,6], col="darkolivegreen4",lty=2)
points(model_sim[,1], model_sim[,7], col="blueviolet", pch=1,lty=3)
lines(model_sim[,1], model_sim[,7], col="blueviolet",lty=3)
legend("topright",legend=c("n=10","n=20","n=30"),col=c("deeppink","darkolivegreen4","blueviolet"),pch=c(1,1,1),lty=c(1,2,3))

plot(model_sim[,1],model_sim[,8], type="o", col="deeppink", pch=1, lty=1,main="Sigma=4",xlab = "beta_1",ylab = "Power",ylim=c(0,1))
#points(model_sim[,1],model_sim[,8], type="o", col="deeppink", pch=1, lty=1)
lines(model_sim[,1],model_sim[,8], type="o", col="deeppink", pch=1, lty=1)
points(model_sim[,1], model_sim[,9], col="darkolivegreen4", pch=1,lty=2)
lines(model_sim[,1], model_sim[,9], col="darkolivegreen4",lty=2)
points(model_sim[,1], model_sim[,10], col="blueviolet", pch=1,lty=3)
lines(model_sim[,1], model_sim[,10], col="blueviolet",lty=3)
legend("topright",legend=c("n=10","n=20","n=30"),col=c("deeppink","darkolivegreen4","blueviolet"),pch=c(1,1,1),lty=c(1,2,3))
## ---- chunk 35
plot(model_sim[,1],model_sim[,2], type="o", col="dodgerblue", pch=1, lty=1,main="Sigma = 1,2,4 & n = 10,20,30",xlab = "beta_1",ylab = "Power")
points(model_sim[,1], model_sim[,3], col="red", pch=2,lty=2)
lines(model_sim[,1], model_sim[,3], col="red",lty=2)
points(model_sim[,1], model_sim[,4], col="tan1", pch=3,lty=3)
lines(model_sim[,1], model_sim[,4], col="tan1",lty=3)

points(model_sim[,1],model_sim[,5], type="o", col="yellow", pch=4, lty=4)
lines(model_sim[,1],model_sim[,5], type="o", col="yellow", pch=4, lty=4)

points(model_sim[,1], model_sim[,6], col="deeppink", pch=5,lty=5)
lines(model_sim[,1], model_sim[,6], col="deeppink",lty=5)
points(model_sim[,1], model_sim[,7], col="darkolivegreen4", pch=6,lty=6)
lines(model_sim[,1], model_sim[,7], col="darkolivegreen4",lty=6)

points(model_sim[,1],model_sim[,8], type="o", col="darkgreen", pch=7, lty=7)
lines(model_sim[,1],model_sim[,8], type="o", col="darkgreen", pch=7, lty=7)

points(model_sim[,1], model_sim[,9], col="darkblue", pch=8,lty=8)
lines(model_sim[,1], model_sim[,9], col="darkblue",lty=8)
points(model_sim[,1], model_sim[,10], col="blueviolet", pch=9,lty=9)
lines(model_sim[,1], model_sim[,10], col="blueviolet",lty=9)

legend("topright",legend=c("sigma=1,n=10","sigma=1,n=20","sigma=1,n=30","sigma=2,n=10","sigma=2,n=20","sigma=2,n=30","sigma=3,n=10","sigma=3,n=20","sigma=3,n=30"),col=c("dodgerblue","red","darkorchid","yellow","deeppink","darkolivegreen4","darkgreen","darkblue","blueviolet"),pch=c(1,2,3,4,5,6,7,8,9),lty=c(1,2,3,4,5,6,7,8,9))
## ---- chunk 36
birthday = 19770411
set.seed(birthday)
no_loop = 3000

#Matrix to store the Power of the simulated models
model_sim_3000 = cbind(beta_1_sim_val=rep(0,length(beta_1)),n_10_sigma_1=rep(0,length(beta_1)),n_20_sigma_1=rep(0,length(beta_1)),n_30_sigma_1=rep(0,length(beta_1)),n_10_sigma_2=rep(0,length(beta_1)),n_20_sigma_2=rep(0,length(beta_1)),n_30_sigma_2=rep(0,length(beta_1)),n_10_sigma_4=rep(0,length(beta_1)),n_20_sigma_4=rep(0,length(beta_1)),n_30_sigma_1=rep(0,length(beta_1)))

model_sim_3000[,1] = seq(from=-2,to=2,by=0.1)
extra_counter = 0

#Loop to iterate over Sigma, number of samples, beta_1 values and 1000 simulations to extract and store the Power values
run_counter = 0
for(s in 1:length(sigma)){ #sigma = c(1,2,4)
  for (n_s in 1:length(n)){ #n = c(10,20,30)
    for (b in 1:length(beta_1)){ # beta_1 = seq(from=-2,to=2,by=0.1)
      tot_sum_signifincace_sim = 0
      run_counter = run_counter + 1      
      for(i in 1:no_loop){
        slr_data = slr_sim(n_in = n[n_s], sd = sigma[s], beta_1_in = beta_1[b] )
        model = lm(response~predictor, data = slr_data)
        model_p_val = summary(model)$coefficient[2,4]
        tot_sum_signifincace_sim = tot_sum_signifincace_sim + ifelse(model_p_val<alpha,1,0)
      }
      power_sim_beta = tot_sum_signifincace_sim / no_loop
      model_sim_3000[b,s+n_s+extra_counter] = power_sim_beta    
      print (paste(run_counter," Sigma:",sigma[s]," n:",n[n_s]," beta_1:",beta_1[b]," Signifiance_Sum:",tot_sum_signifincace_sim, " Power:",power_sim_beta))
    }
  }
  extra_counter = extra_counter + 2
}
## ---- chunk 37
par(mfrow=c(1, 2))
plot(model_sim[,1],model_sim[,2], type="o", col="dodgerblue", pch=1, lty=1,main="1000 Iterations",xlab = "beta_1",ylab = "Power")
points(model_sim[,1], model_sim[,3], col="red", pch=2,lty=2)
lines(model_sim[,1], model_sim[,3], col="red",lty=2)
points(model_sim[,1], model_sim[,4], col="tan1", pch=3,lty=3)
lines(model_sim[,1], model_sim[,4], col="tan1",lty=3)

points(model_sim[,1],model_sim[,5], type="o", col="yellow", pch=4, lty=4)
lines(model_sim[,1],model_sim[,5], type="o", col="yellow", pch=4, lty=4)

points(model_sim[,1], model_sim[,6], col="deeppink", pch=5,lty=5)
lines(model_sim[,1], model_sim[,6], col="deeppink",lty=5)
points(model_sim[,1], model_sim[,7], col="darkolivegreen4", pch=6,lty=6)
lines(model_sim[,1], model_sim[,7], col="darkolivegreen4",lty=6)

points(model_sim[,1],model_sim[,8], type="o", col="darkgreen", pch=7, lty=7)
lines(model_sim[,1],model_sim[,8], type="o", col="darkgreen", pch=7, lty=7)

points(model_sim[,1], model_sim[,9], col="darkblue", pch=8,lty=8)
lines(model_sim[,1], model_sim[,9], col="darkblue",lty=8)
points(model_sim[,1], model_sim[,10], col="blueviolet", pch=9,lty=9)
lines(model_sim[,1], model_sim[,10], col="blueviolet",lty=9)

legend("topright",legend=c("σ=1,n=10","σ=1,n=20","σ=1,n=30","σ=2,n=10","σ=2,n=20","σ=2,n=30","σ=3,n=10","σ=3,n=20","σ=3,n=30"),col=c("dodgerblue","red","darkorchid","yellow","deeppink","darkolivegreen4","darkgreen","darkblue","blueviolet"),pch=c(1,2,3,4,5,6,7,8,9),lty=c(1,2,3,4,5,6,7,8,9))

#Below code is to plot the simulated beta_1 for 3000 simulations. This plot will helps us to understands, whether there is anything changes because of increase the simulation
#from 1000 iteration to 3000 iteration
plot(model_sim_3000[,1],model_sim_3000[,2], type="o", col="dodgerblue", pch=1, lty=1,main="3000 Iterations",xlab = "beta_1",ylab = "Power")
points(model_sim_3000[,1], model_sim_3000[,3], col="red", pch=2,lty=2)
lines(model_sim_3000[,1], model_sim_3000[,3], col="red",lty=2)
points(model_sim_3000[,1], model_sim_3000[,4], col="tan1", pch=3,lty=3)
lines(model_sim_3000[,1], model_sim_3000[,4], col="tan1",lty=3)

points(model_sim_3000[,1],model_sim_3000[,5], type="o", col="yellow", pch=4, lty=4)
lines(model_sim_3000[,1],model_sim_3000[,5], type="o", col="yellow", pch=4, lty=4)

points(model_sim_3000[,1], model_sim_3000[,6], col="deeppink", pch=5,lty=5)
lines(model_sim_3000[,1], model_sim_3000[,6], col="deeppink",lty=5)
points(model_sim_3000[,1], model_sim_3000[,7], col="darkolivegreen4", pch=6,lty=6)
lines(model_sim_3000[,1], model_sim_3000[,7], col="darkolivegreen4",lty=6)

points(model_sim_3000[,1],model_sim_3000[,8], type="o", col="darkgreen", pch=7, lty=7)
lines(model_sim_3000[,1],model_sim_3000[,8], type="o", col="darkgreen", pch=7, lty=7)

points(model_sim_3000[,1], model_sim_3000[,9], col="darkblue", pch=8,lty=8)
lines(model_sim_3000[,1], model_sim_3000[,9], col="darkblue",lty=8)
points(model_sim_3000[,1], model_sim_3000[,10], col="blueviolet", pch=9,lty=9)
lines(model_sim_3000[,1], model_sim_3000[,10], col="blueviolet",lty=9)

legend("topright",legend=c("σ=1,n=10","σ=1,n=20","σ=1,n=30","σ=2,n=10","σ=2,n=20","σ=2,n=30","σ=3,n=10","σ=3,n=20","σ=3,n=30"),col=c("dodgerblue","red","darkorchid","yellow","deeppink","darkolivegreen4","darkgreen","darkblue","blueviolet"),pch=c(1,2,3,4,5,6,7,8,9),lty=c(1,2,3,4,5,6,7,8,9))
